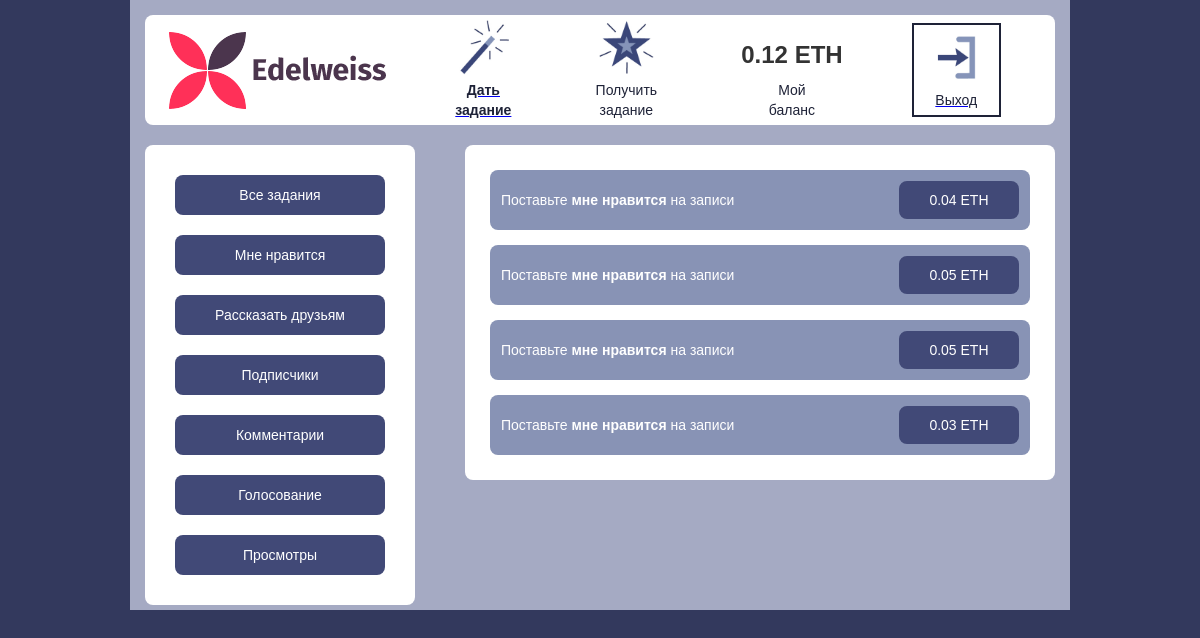
The app's page / (signed in), older data.
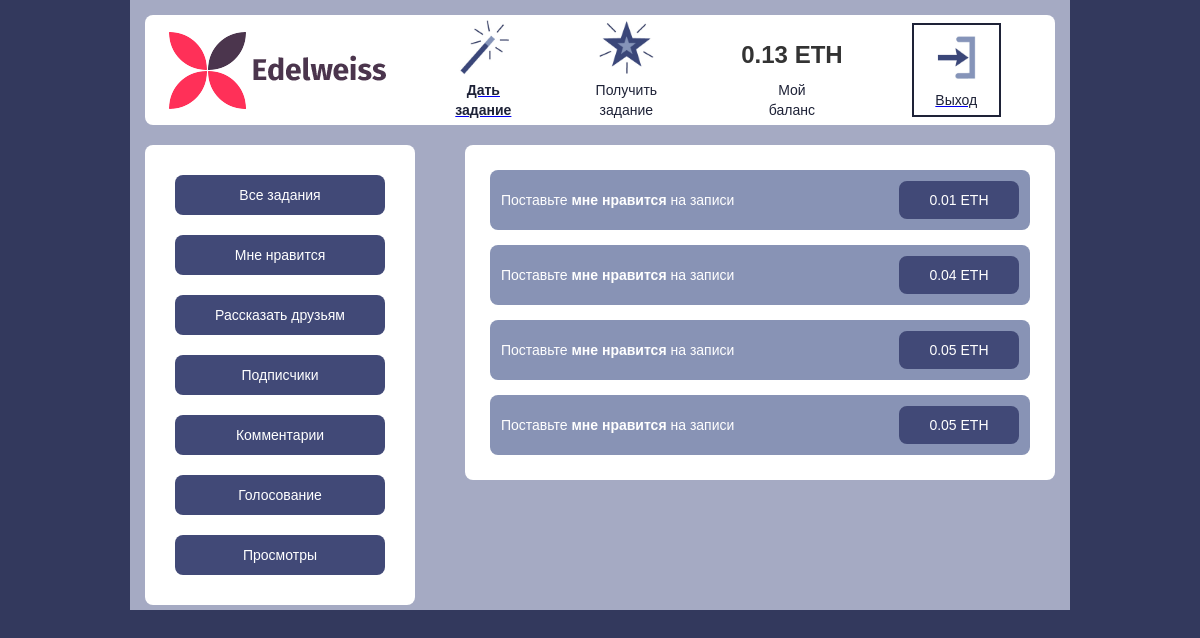
The same page, newer data.
### exchange/models.py (models this page shows, shortened)
class ExtUser(AbstractUser):
    balans = models.FloatField(u'Баланс', default=0)
    key = models.CharField(u'Ключ в Эфире', max_length=150, blank=True)

class Task(models.Model):
    STATUS_NEW = "NEW"
    STATUS_CONFIRM = 'CNF'
    STATUS_ACTIVE = "Y"
    STATUS_BLOCKED = "BLC"
    STATUS_DELETED = "DEL"
    STATUS_DONE = "DON"
    STATUSES = (
        (STATUS_NEW, u"Новая"),
        (STATUS_CONFIRM, u"Подтверждена"),
        (STATUS_ACTIVE, u"Активна"),
        (STATUS_BLOCKED, u"Заблокирована модератором"),
        (STATUS_DELETED, u"Удалено"),
        (STATUS_DONE, u'Завершено')
    )
    user = models.ForeignKey(ExtUser, verbose_name=u'Пользователь')
    type = models.ForeignKey(Type, verbose_name=u'Тип')
    price = models.FloatField(u'Цена')
    max_count = models.IntegerField(u'Количество запланированных действий', default=1)
    count = models.IntegerField(u'Количество выполненных действий', default=0)
    description = models.TextField(u'Комментарий', blank=True)
    create_time = models.DateTimeField(auto_now_add=True)
    status = models.CharField(choices=STATUSES, max_length=3, default=STATUS_NEW)
    post_link = models.CharField(u'Отслеживаемый пост', max_length=200, blank=True)
    class Meta:
        verbose_name = "задача"
        verbose_name_plural = "Задачи"

class Type(models.Model):
    name = models.CharField(u'Тип задания', max_length=100)
    def __unicode__(self):
        return self.name
    class Meta:
        verbose_name = 'тип задания'
        verbose_name_plural = 'Типы задания'

### exchange/views.py (the view)
# urls.py: url(r'^$', task_list, name='task_list'),
@login_required
def task_list(request):
    tasks = Task.objects.filter(status=Task.STATUS_ACTIVE).exclude(complited__user=request.user).order_by('-create_time')
    return render(request, 'core/task_list.html', {'tasks':tasks, 'link':'list'})

### templates/core/task_list.html
{% extends 'base.html' %}
{% block content %}
    <div class="row-3 w-row">
      <div class="w-col w-col-4">
        <div class="columns top-menu"><a class="column-button sub-button w-button" href="#">Все задания</a><a class="column-button sub-button w-button" href="#">Мне нравится</a><a class="column-button sub-button w-button" href="#">Рассказать друзьям</a><a class="column-button sub-button w-button" href="#">Подписчики</a><a class="column-button sub-button w-button" href="#">Комментарии</a><a class="column-button sub-button w-button" href="#">Голосование</a><a class="column-button sub-button w-button" href="#">Просмотры</a></div>
      </div>
      <div class="w-col w-col-8">
        <div class="columns top-menu">
                {% for task in tasks %}
                  <div class="div-block-5 w-clearfix">
                    <div class="div-block-6">
                        <p class="paragraph-5">Поставьте <strong>{{ task.type|lower }}</strong> на записи</p></div>
                      <a class="button-5 sub-button w-button open-check" id="{{ task.id }}" user_id="{{ request.user.id }}" href="{{ task.post_link }}"  target="_blank">{{ task.price }} ETH</a>
                    </div>
                {% endfor %}
           </div>
      </div>
    </div>
{% endblock %}

### templates/base.html (shortened to what this page needs)
{% load static %}
<!DOCTYPE html>
<html>
<head>
  <link href="{% static "css/first-project-60912c.webflow.42b24936b.css" %}" rel="stylesheet" type="text/css">
</head>
<body class="body-2">
  <div class="container w-container">
    <div class="top-menu w-clearfix">
      <a href="http://edelweiss-web.ru" class="div-block-2 left-side"><img src="{% static "images/logo edelweiss.png" %}"></a>
      {% if link == "list" %}
          <a href="{% url "add_task" %}" class="div-block-3"><img class="image" src="{% static "images/59a1e90a0d450e0001806a3a_give-02.jpg"%}" width="55">
            <p class="paragraph-2"><strong>Дать</strong><br><strong>задание</strong></p>
          </a>
          <div class="link-block w-inline-block"><img class="image" src="{% static "images/59a1e90cb4ef790001d678a7_take-03.jpg"%}" width="55">
                <p class="paragraph-2">Получить<br>задание</p>
          </div>
      {% endif %}
      <div class="link-block-3 w-inline-block" >
          <h3 style="text-align: center">{{ request.user.balans }} ETH</h3>
          <p class="paragraph-2">Мой<br>баланс</p>
      </div>
      <a class="link-block-4 w-inline-block" href="{% url "logout" %}"><img class="image" src="{% static "images/59a1e910054ed30001e4c362_exit-04.jpg"%}" width="55">
        <p class="paragraph">Выход</p>
      </a>
    </div>
        {% block content %}{% endblock %}
  </div>
</body>
</html>

Row changes from the older to the newer data that the page shows:
no longer on this page (row edited): Task: type "мне нравится", price "0.03"
changed ExtUser: user.balans "0.12" → "0.13"
added Task: type "мне нравится", price "0.01"
